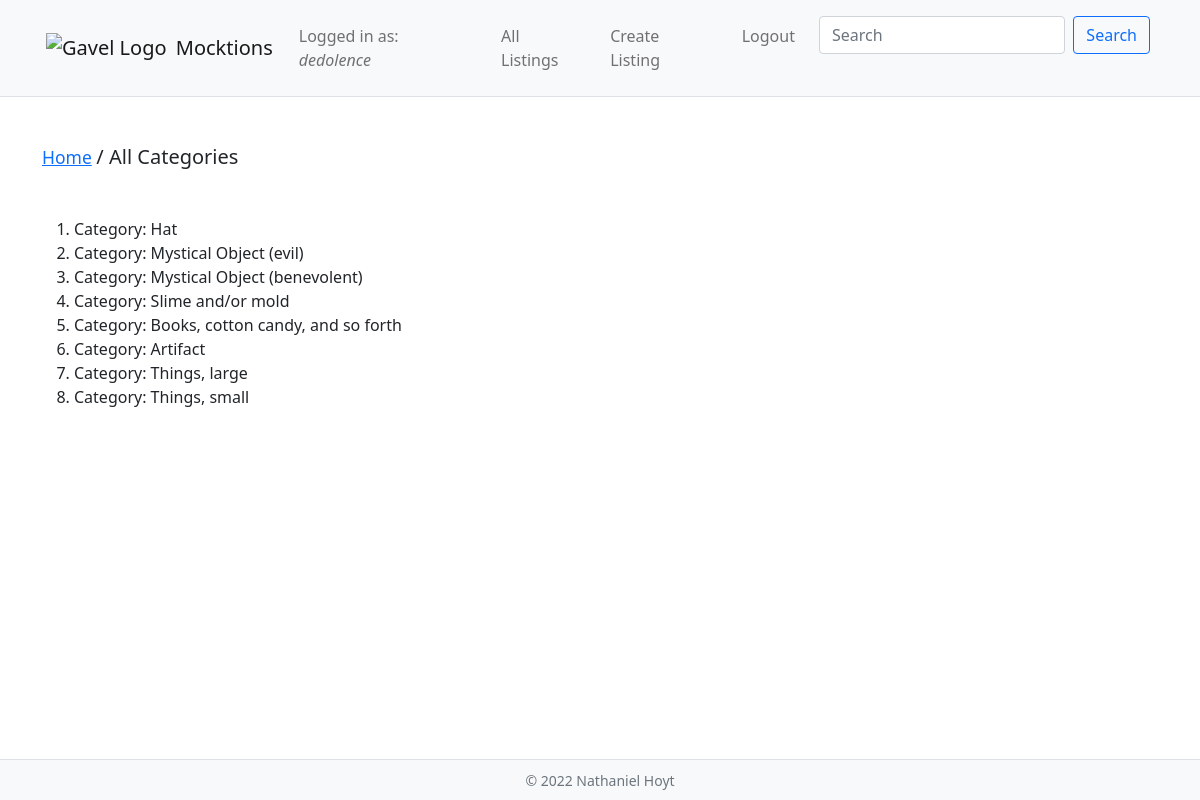
Page /categories (signed in) on the committed database.
### auctions/models.py (models this page shows)
class User(AbstractUser):
    default_image = static('auctions/images/user_avatar.png')
    watchlist = models.ManyToManyField('Listing', blank=True)
    profile_picture = models.CharField(max_length=100, default=default_image)
    street = models.CharField(max_length=100, blank=True)
    city = models.CharField(max_length=100, blank=True)
    state = models.CharField(max_length=100, blank=True)
    postcode = models.CharField(max_length=100, blank=True)
    country = models.CharField(max_length=100, blank=True)
    phone = models.CharField(max_length=100, blank=True)

class Category(models.Model):
    content = models.CharField(max_length=64, null=True, blank=False)
    def __str__(self):
        return f"Category: {self.content}"

### auctions/views.py (the view)
# urls.py: path("categories", views.categories, name="categories"),
def categories(request):
    return render(request, "auctions/categories.html", {
        'categories': Category.objects.all()
    })

### auctions/context_processors.py (called while the page is built)
def filter_functions(func):
    if isfunction(func[1]) and func[0][:5] == 'ajax_':
        return True
    else:
        return False

def ajax(request):
    function_list = [func for func in getmembers(ajax_controls) if filter_functions(func)]
    dict = {'ajax': {}}
    for func in function_list:
        dict['ajax'][func[0]] = { 'name': func[0], 'url': reverse(func[0])}
    return dict

### auctions/templates/auctions/categories.html
{% extends 'auctions/layout.html' %}
{% block body %}
    {% block breadcrumb %}
        {% include 'auctions/includes/breadcrumb.html' with page='All Categories' %}
    {% endblock breadcrumb %}
    <ol>
    {% for category in categories %}
        <li>{{ category }}</li>
    {% endfor %}
    </ol>
{% endblock %}

### auctions/templates/auctions/includes/navbar.html (shortened to what this page needs)
{% load static %}
<nav class="navbar navbar-expand-lg bg-light navbar-light sticky-top border-bottom">
    <div class="container">
        <a class="navbar-brand" href="{% url 'index' %}" aria-label="Gavel Logo for the Auctions website">
            <img src="{% static 'auctions/images/gavel_icon.png' %}" width="30" height="30" class="m-1" alt="Gavel Logo">
            <span class="align-middle">Mocktions</span>
        </a>
        <div class="collapse navbar-collapse justify-content-end" id="header-nav" role="navigation">
            <ul class="navbar-nav">
                <li class="nav-item p-2">
                    <a href="{% url 'index' %}" class="nav-link">Logged in as: <em>{{ request.user }}</em></a>
                </li>
                <li class="nav-item p-2">
                    <a href="{% url 'all_listings' %}" class="nav-link">All Listings</a>
                </li>
                <li class="nav-item p-2">
                    <a href="{% url 'create_listing' %}" class="nav-link">Create Listing</a>
                </li>
                <li class="nav-item p-2">
                    {% if user.is_authenticated %}
                        <a href="{% url 'logout' %}" class="nav-link">
                            Logout
                        </a>
                    {% else %}
                        <a href="{% url 'login' %}" class="nav-link">
                        Login
                    </a>
                    {% endif %}
                </li>
                <li class="nav-item p-2 me-0">
                    <form class="d-flex" action="{% url 'search' %}" method="GET">
                        <input name="search_query" type="text" class="form-control me-2" placeholder="Search" aria-label="Search">
                        <button type="submit" class="btn btn-outline-primary">Search</button>
                    </form>
                </li>
            </ul>
        </div>
    </div>
</nav>

### rows in the picture
User: user "dedolence"
Category: content "Category: Hat"
Category: content "Category: Mystical Object (evil)"
Category: content "Category: Mystical Object (benevolent)"
Category: content "Category: Slime and/or mold"
Category: content "Category: Books, cotton candy, and so forth"
Category: content "Category: Artifact"
Category: content "Category: Things, large"
Category: content "Category: Things, small"

### other values in the picture
{{ page }} "All Categories"
{{ current_year }} "2022"
